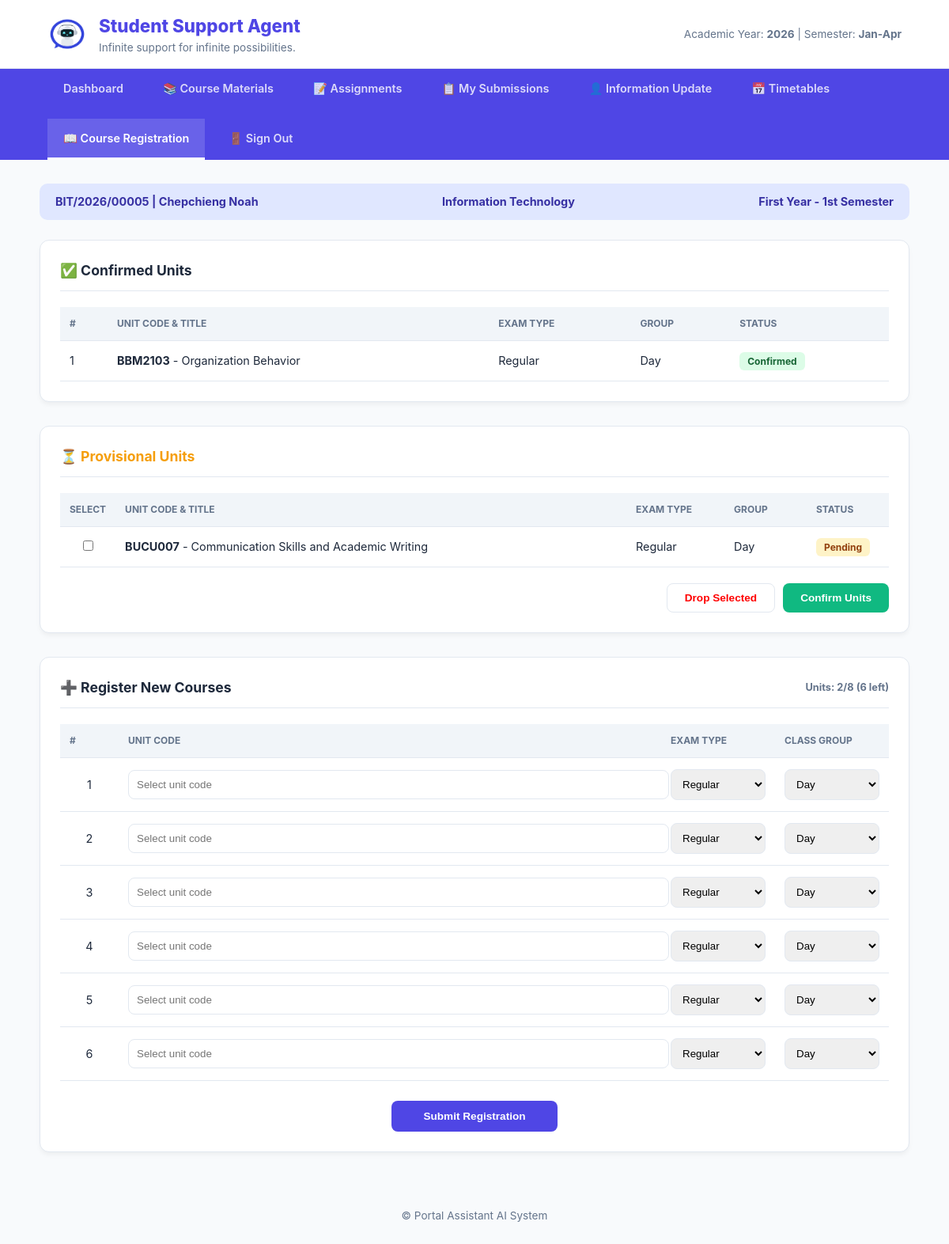
The page /Student/registration.php (signed in) on the database its author committed.
### tables this page shows
CREATE TABLE `users` (
  `id` int(11) NOT NULL,
  `full_name` varchar(100) NOT NULL,
  `reg_number` varchar(50) NOT NULL,
  `email` varchar(100) NOT NULL,
  `password` varchar(255) NOT NULL,
  `password_changed` tinyint(1) NOT NULL DEFAULT 0,
  `role` enum('student','admin','lecturer') NOT NULL DEFAULT 'student',
  `department` varchar(100) NOT NULL,
  `phone` varchar(20) DEFAULT NULL,
  `created_at` timestamp NOT NULL DEFAULT current_timestamp(),
  `survey_done` tinyint(1) DEFAULT 0
);

CREATE TABLE `registered_courses` (
  `id` int(11) NOT NULL,
  `student_reg_no` varchar(30) NOT NULL,
  `unit_code` varchar(20) NOT NULL,
  `department` varchar(100) DEFAULT NULL,
  `exam_type` varchar(30) NOT NULL,
  `class_group` varchar(20) NOT NULL,
  `semester` varchar(20) NOT NULL,
  `academic_year` varchar(10) NOT NULL,
  `status` enum('Provisional','Confirmed') DEFAULT 'Provisional',
  `registered_at` timestamp NOT NULL DEFAULT current_timestamp()
);

CREATE TABLE `timetable` (
  `id` int(11) NOT NULL,
  `unit_code` varchar(20) DEFAULT NULL,
  `course_title` varchar(100) DEFAULT NULL,
  `department` varchar(50) DEFAULT NULL,
  `time_from` varchar(10) DEFAULT NULL,
  `time_to` varchar(10) DEFAULT NULL,
  `day_of_week` enum('Monday','Tuesday','Wednesday','Thursday','Friday','Saturday','Sunday') DEFAULT NULL,
  `venue` varchar(50) DEFAULT NULL,
  `unit_group` varchar(20) DEFAULT NULL,
  `lecturer` varchar(50) DEFAULT NULL,
  `exam_date` date DEFAULT NULL,
  `semester` enum('1','2','3') NOT NULL,
  `year_level` enum('First Year','Second Year','Third Year','Fourth Year') NOT NULL,
  `academic_year` year(4) NOT NULL,
  `created_at` timestamp NOT NULL DEFAULT current_timestamp()
);

### Student/registration.php (the view, shortened to what this page needs)
<?php
$conn = mysqli_connect("localhost", "root", "", "Portal-Asisstant-AI");
$student_reg_no = $_SESSION['reg_number'] ?? '';
$reg_number = $student_reg_no;
$user_id = $_SESSION['user_id'];
$user_query = mysqli_query($conn, "SELECT full_name, department, survey_done FROM users WHERE id = '$user_id'");
$user_data = mysqli_fetch_assoc($user_query);
$student_name = $user_data['full_name'] ?? 'Unknown Student';
$student_dept = $user_data['department'] ?? 'General';
$current_semester_num = $_SESSION['current_semester'] ?? 1;
$current_semester_name = ($current_semester_num == 1) ? '1st Semester' : '2nd Semester';
$student_year_level = $_SESSION['student_year'] ?? 'First Year';
$confirmed = mysqli_query($conn, "SELECT rc.*, t.course_title FROM registered_courses rc JOIN timetable t ON rc.unit_code = t.unit_code WHERE rc.student_reg_no = '$student_reg_no' AND (rc.status = 'Confirmed' OR rc.status = 'Approved')");
$provisional = mysqli_query($conn, "SELECT rc.*, t.course_title FROM registered_courses rc JOIN timetable t ON rc.unit_code = t.unit_code WHERE rc.student_reg_no = '$student_reg_no' AND (rc.status = 'Provisional' OR rc.status IS NULL OR rc.status = '')");
$ui_count_res = mysqli_query($conn, "SELECT COUNT(*) as total FROM registered_courses WHERE student_reg_no = '$student_reg_no'");
$ui_row = mysqli_fetch_assoc($ui_count_res);
$slots_used = $ui_row['total'];
$remaining = 8 - $slots_used;
?>
<!DOCTYPE html>
<html lang="en">
<head>
</head>
<body>
<header>
    <div class="branding">
        <img src="../Images/logo.jpg" class="logoimg" alt="Logo">
        <div>
            <h1>Student Support Agent</h1>
            <small>Infinite support for infinite possibilities.</small>
        </div>
    </div>
    <div style="font-size: 0.85rem; color: var(--text-light);">
        Academic Year: <strong>2026</strong> | Semester: <strong>Jan-Apr</strong>
    </div>
</header>
<nav>
    <a href="home.php?page=dashboard">Dashboard</a>
    <a href="home.php?page=materials">📚 Course Materials</a>
    <a href="home.php?page=assignments">📝 Assignments</a>
    <a href="home.php?page=my_submissions">📋 My Submissions</a>
    <a href="personal_information.php">👤 Information Update</a>
    <a href="teaching_timetable.php">📅 Timetables</a>
    <a href="registration.php" class="active">📖 Course Registration</a>
    <a href="../logout.php">🚪 Sign Out</a>
</nav>
<div class="container">
   <div class="student-strip">
    <span><?php echo htmlspecialchars($reg_number); ?> | <?php echo htmlspecialchars($student_name); ?></span>
    <span><?php echo htmlspecialchars($student_dept); ?></span>
    <span><?php echo $student_year_level; ?> - <?php echo $current_semester_name; ?></span>
</div>
    <div class="card">
        <div class="card-title">✅ Confirmed Units</div>
        <div style="overflow-x: auto;">
            <table>
                <thead>
                    <tr>
                        <th>#</th>
                        <th>Unit Code & Title</th>
                        <th>Exam Type</th>
                        <th>Group</th>
                        <th>Status</th>
                    </tr>
                </thead>
                <tbody>
                    <?php $i=1; while($row = mysqli_fetch_assoc($confirmed)): ?>
                        <tr>
                            <td><?php echo $i++; ?></td>
                            <td><strong><?php echo htmlspecialchars($row['unit_code']); ?></strong> - <?php echo htmlspecialchars($row['course_title']); ?></td>
                            <td><?php echo htmlspecialchars($row['exam_type']); ?></td>
                            <td><?php echo htmlspecialchars($row['class_group']); ?></td>
                            <td><span class="badge bg-success">Confirmed</span></td>
                        </tr>
                    <?php endwhile; ?>
                </tbody>
            </table>
        </div>
    </div>
    <form method="POST">
    <div class="card">
        <div class="card-title" style="color: var(--warning);">⏳ Provisional Units</div>
        <div style="overflow-x: auto;">
            <table>
                <thead>
                    <tr>
                        <th width="40">Select</th>
                        <th>Unit Code & Title</th>
                        <th width="100">Exam Type</th>
                        <th width="80">Group</th>
                        <th width="80">Status</th>
                    </tr>
                </thead>
                <tbody>
                    <?php
                    $has_provisional = false;
                    while($row = mysqli_fetch_assoc($provisional)):
                        $has_provisional = true;
                    ?>
                        <tr>
                            <td align="center"><input type="checkbox" name="selected_units[]" value="<?php echo $row['unit_code']; ?>"></td>
                            <td><strong><?php echo htmlspecialchars($row['unit_code']); ?></strong> - <?php echo htmlspecialchars($row['course_title']); ?></td>
                            <td><?php echo htmlspecialchars($row['exam_type']); ?></td>
                            <td><?php echo htmlspecialchars($row['class_group']); ?></td>
                            <td><span class="badge bg-warning">Pending</span></td>
                        </tr>
                    <?php endwhile; ?>
                </tbody>
            </table>
        </div>
        <?php if($has_provisional): ?>
        <div style="margin-top: 20px; display: flex; justify-content: flex-end; gap: 10px;">
            <button type="submit" name="btn_drop_action" class="btn btn-outline" style="color:red;">Drop Selected</button>
            <button type="submit" name="btn_confirm_action" class="btn btn-success">Confirm Units</button>
        </div>
        <?php endif; ?>
    </div>
    </form>
    <div class="card">
        <div class="card-title">
            ➕ Register New Courses
            <span style="margin-left: auto; font-size: 0.8rem; color: <?php echo ($remaining <= 0) ? '#ef4444' : 'var(--text-light)'; ?>;">
                Units: <?php echo $slots_used; ?>/8 (<?php echo $remaining; ?> left)
            </span>
        </div>
        <?php
        $available_units_query = "SELECT DISTINCT t.unit_code, t.course_title
                                  FROM timetable t
                                  INNER JOIN academic_workload aw ON t.unit_code = aw.unit_code
                                  WHERE aw.department = '$student_dept'
                                  AND t.year_level = '$student_year_level'
                                  AND t.semester = '$current_semester_num'
                                  ORDER BY t.unit_code";
        $available_units_result = mysqli_query($conn, $available_units_query);
        $available_units_list = [];
        while ($au = mysqli_fetch_assoc($available_units_result)) {
            $available_units_list[] = $au;
        }
        ?>
        <?php if(empty($available_units_list)): ?>
            <div class="card" style="background: #fef3c7; border-left: 5px solid #f59e0b; color: #92400e; padding: 15px; margin-bottom: 20px;">
                ⚠️ <strong>No units available for registration!</strong><br>
                There are no units scheduled for <?php echo $student_year_level; ?> - <?php echo $current_semester_name; ?> in your department (<?php echo $student_dept; ?>).<br>
                Please contact the academic office.
            </div>
        <?php else: ?>
            <form method="POST">
                <div style="overflow-x: auto;">
                    <table>
                        <thead>
                            <tr>
                                <th width="50">#</th>
                                <th>Unit Code</th>
                                <th width="120">Exam Type</th>
                                <th width="120">Class Group</th>
                            </tr>
                        </thead>
                        <tbody>
                            <?php for($k=1; $k<=6; $k++): ?>
                                <tr>
                                    <td align="center"><?php echo $k; ?></td>
                                    <td>
                                        <input type="text" name="courseCode<?php echo $k; ?>"
                                               placeholder="Select unit code"
                                               list="unit-codes"
                                               autocomplete="off"
                                               <?php if($remaining <= 0) echo 'disabled'; ?>>
                                    </td>
                                    <td>
                                        <select name="examType<?php echo $k; ?>" <?php if($remaining <= 0) echo 'disabled'; ?>>
                                            <option value="Regular">Regular</option>
                                        </select>
                                    </td>
                                    <td>
                                        <select name="classCode<?php echo $k; ?>" <?php if($remaining <= 0) echo 'disabled'; ?>>
                                            <option value="Day">Day</option>
                                        </select>
                                    </td>
                                </tr>
                            <?php endfor; ?>
                        </tbody>
                    </table>
                </div>
                <div style="text-align: center; margin-top: 25px;">
                    <button type="submit" class="btn btn-primary" style="padding: 12px 40px;" <?php if($remaining <= 0 || empty($available_units_list)) echo 'disabled style="background:#94a3b8; cursor:not-allowed;"'; ?>>
                        <?php
                        if($remaining <= 0) echo 'Limit Reached (8/8)';
                        elseif(empty($available_units_list)) echo 'No Units Available';
                        else echo 'Submit Registration';
                        ?>
                    </button>
                </div>
            </form>
        <?php endif; ?>
    </div>
</div>
<footer>
    &copy;  Portal Assistant AI System
</footer>
</body>
</html>

### Student/registration.php (style rules this page uses)
:root { --primary: #4f46e5; --primary-dark: #3730a3; --bg: #f8fafc; --white: #ffffff; --text-main: #1e293b; --text-light: #64748b; --border: #e2e8f0; --success: #10b981; --warning: #f59e0b; }
body { font-family: 'Inter', sans-serif; background: var(--bg); color: var(--text-main); margin: 0; line-height: 1.5; }
header { background: white; border-bottom: 1px solid var(--border); padding: 1rem 5%; display: flex; align-items: center; justify-content: space-between; }
.branding { display: flex; align-items: center; gap: 15px; }
.logoimg { height: 50px; border-radius: 8px; }
.branding h1 { margin: 0; font-size: 1.4rem; color: var(--primary); font-weight: 800; }
.branding small { color: var(--text-light); display: block; font-size: 0.85rem; }
nav { background: var(--primary); padding: 0 5%; display: flex; gap: 10px; flex-wrap: wrap; }
nav a { color: rgba(255,255,255,0.8); text-decoration: none; padding: 14px 20px; font-size: 0.9rem; font-weight: 600; transition: 0.3s; border-bottom: 3px solid transparent; }
nav a.active { color: white; border-bottom: 3px solid white; background: rgba(255,255,255,0.15); }
.container { max-width: 1100px; margin: 30px auto; padding: 0 20px; }
.student-strip { background: #e0e7ff; padding: 12px 20px; border-radius: 10px; margin-bottom: 25px; display: flex; justify-content: space-between; align-items: center; color: var(--primary-dark); font-weight: 700; font-size: 0.9rem; flex-wrap: wrap; gap: 10px; }
.card { background: white; border-radius: 12px; box-shadow: 0 4px 6px -1px rgba(0,0,0,0.05); padding: 25px; margin-bottom: 30px; border: 1px solid var(--border); }
.card-title { font-size: 1.1rem; font-weight: 700; margin-bottom: 20px; color: var(--text-main); display: flex; align-items: center; gap: 10px; border-bottom: 1px solid var(--border); padding-bottom: 12px; }
table { width: 100%; border-collapse: collapse; }
th { text-align: left; background: #f1f5f9; padding: 12px; font-size: 0.75rem; text-transform: uppercase; color: var(--text-light); border-bottom: 1px solid var(--border); }
td { padding: 14px 12px; border-bottom: 1px solid var(--border); font-size: 0.9rem; }
.btn { padding: 10px 22px; border-radius: 8px; border: none; cursor: pointer; font-weight: 600; font-size: 0.85rem; transition: 0.2s; display: inline-flex; align-items: center; }
.btn-primary { background: var(--primary); color: white; }
.btn-success { background: var(--success); color: white; }
.btn-outline { background: transparent; border: 1px solid var(--border); color: var(--text-main); }
input[type="text"], select { width: 100%; padding: 10px; border: 1px solid var(--border); border-radius: 8px; }
.badge { padding: 4px 10px; border-radius: 6px; font-size: 0.75rem; font-weight: 700; }
.bg-success { background: #dcfce7; color: #166534; }
.bg-warning { background: #fef3c7; color: #92400e; }
footer { text-align: center; padding: 40px; color: var(--text-light); font-size: 0.85rem; }

### rows shown on the page
users: full_name "Chepchieng Noah", department "Information Technology"
registered_courses: unit_code "BBM2103", timetable.course_title "Organization Behavior", exam_type "Regular", class_group "Day"
registered_courses: unit_code "BUCU007", timetable.course_title "Communication Skills and Academic Writing", exam_type "Regular", class_group "Day"

### other values the page prints
$reg_number "BIT/2026/00005"
$student_year_level "First Year"
$current_semester_name "1st Semester"
$slots_used "2"
$remaining "6"
